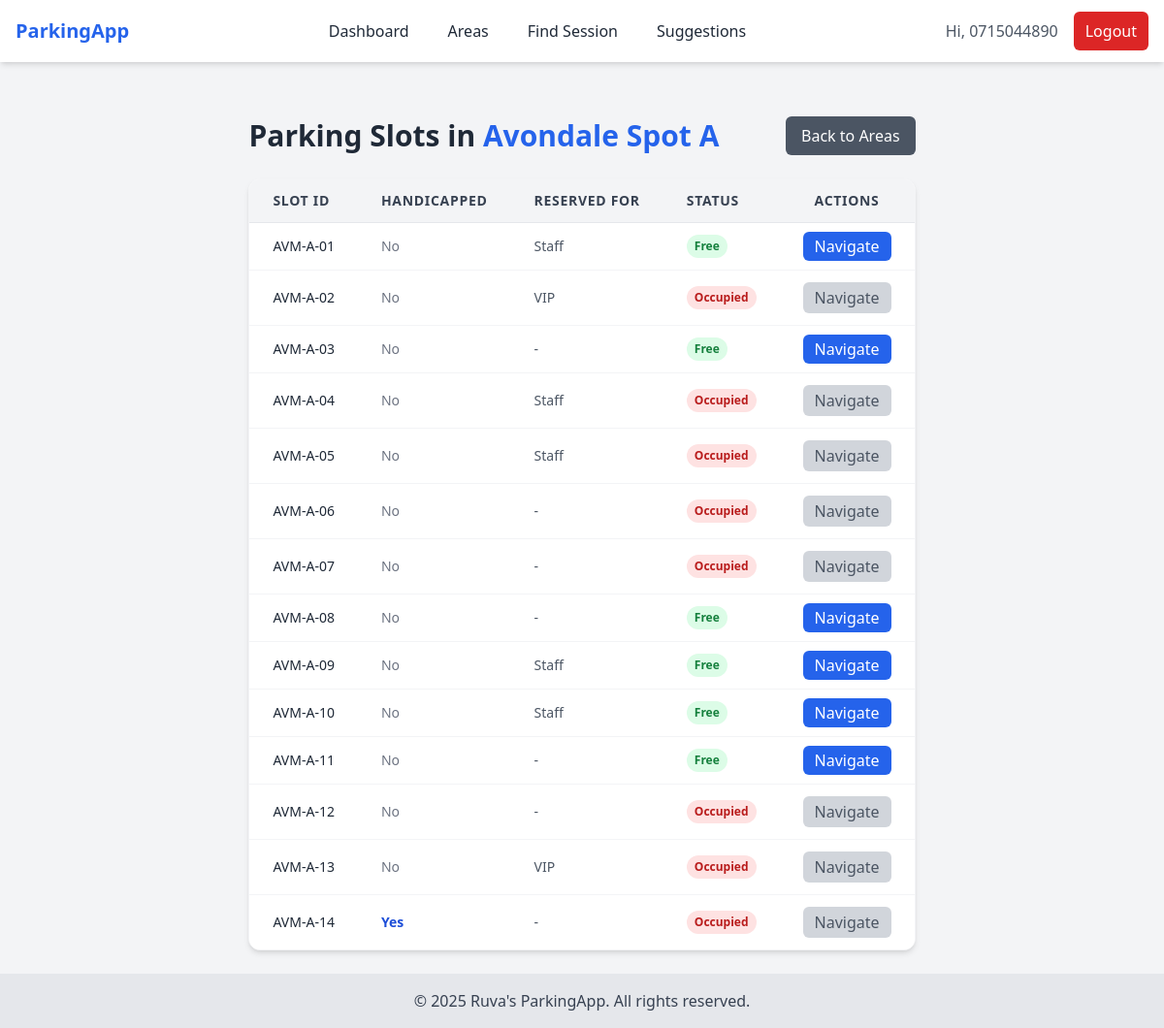
Page /areas/63/ (signed in) on the committed database.
### parking/models.py (models this page shows, shortened)
class UserProfile(models.Model):
    phone_number = models.CharField(max_length=20, unique=True)
    name = models.CharField(max_length=100, blank=True, null=True)
    created_at = models.DateTimeField(auto_now_add=True)

class ParkingArea(models.Model):
    name = models.CharField(max_length=100, unique=True, verbose_name="Area Name")
    total_capacity = models.IntegerField(default=0)
    area_type = models.CharField(
        max_length=50,
        choices=[('street','Street'), ('garage','Garage'), ('lot','Lot')]
    )
    boundary = models.JSONField(blank=True, null=True, help_text="List of coordinates defining area boundary")
    occupied_count = models.IntegerField(default=0)
    class Meta:
        verbose_name = "Parking Area"
        verbose_name_plural = "Parking Areas"

class ParkingSlot(models.Model):
    slot_id = models.CharField(max_length=20, verbose_name="Slot ID")
    area = models.ForeignKey(ParkingArea, on_delete=models.CASCADE, related_name='slots')
    level = models.ForeignKey(GarageLevel, on_delete=models.CASCADE, related_name='slots', null=True, blank=True)
    latitude = models.DecimalField(max_digits=9, decimal_places=6, blank=True, null=True)
    longitude = models.DecimalField(max_digits=9, decimal_places=6, blank=True, null=True)
    is_handicapped = models.BooleanField(default=False)
    reserved_for = models.CharField(max_length=50, blank=True, null=True)
    class Meta:
        verbose_name = "Parking Slot"
        verbose_name_plural = "Parking Slots"
        unique_together = ('slot_id', 'area')
    @property
    def latest_status(self):
        return self.statuses.order_by('-timestamp').first()

### parking/views.py (the view)
# urls.py: path('areas/<int:area_id>/', views.parking_area_detail, name='parking_area_detail'),
@login_required_phone
def parking_area_detail(request, area_id):
    area = get_object_or_404(ParkingArea, pk=area_id)
    slots = area.slots.all()
    return render(request, 'parking/parking_area_detail.html', {'area': area, 'slots': slots})

### parking/context_processors.py (called while the page is built)
def current_user(request):
    user_obj = None
    user_id = request.session.get('user_id')
    if user_id:
        try:
            user_obj = UserProfile.objects.get(pk=user_id)
        except UserProfile.DoesNotExist:
            request.session.flush()
    return {'user_obj': user_obj}

### templates/parking/parking_area_detail.html
{% extends "base.html" %}
{% block content %}
<div class="mt-8">
    <div class="flex items-center justify-between mb-6">
        <h1 class="text-3xl font-bold text-gray-800">
            Parking Slots in <span class="text-blue-600">{{ area.name }}</span>
        </h1>
        <a href="{% url 'parking_area_list' %}"
           class="bg-gray-600 text-white px-4 py-2 rounded-md hover:bg-gray-700 transition">
           Back to Areas
        </a>
    </div>
    <div class="overflow-x-auto bg-white rounded-xl shadow-md border border-gray-100">
        <table class="min-w-full divide-y divide-gray-200">
            <thead class="bg-gray-100">
                <tr>
                    <th class="py-3 px-6 text-left text-sm font-semibold text-gray-700 uppercase tracking-wider">Slot ID</th>
                    <th class="py-3 px-6 text-left text-sm font-semibold text-gray-700 uppercase tracking-wider">Handicapped</th>
                    <th class="py-3 px-6 text-left text-sm font-semibold text-gray-700 uppercase tracking-wider">Reserved For</th>
                    <th class="py-3 px-6 text-left text-sm font-semibold text-gray-700 uppercase tracking-wider">Status</th>
                    <th class="py-3 px-6 text-center text-sm font-semibold text-gray-700 uppercase tracking-wider">Actions</th>
                </tr>
            </thead>
            <tbody class="bg-white divide-y divide-gray-100">
                {% for slot in slots %}
                <tr class="hover:bg-gray-50 transition">
                    <td class="py-3 px-6 text-sm font-medium text-gray-800">{{ slot.slot_id }}</td>
                    <td class="py-3 px-6 text-sm text-gray-600">
                        {% if slot.is_handicapped %}
                            <span class="text-blue-700 font-semibold">Yes</span>
                        {% else %}
                            <span class="text-gray-500">No</span>
                        {% endif %}
                    </td>
                    <td class="py-3 px-6 text-sm text-gray-600">
                        {{ slot.reserved_for|default:"-" }}
                    </td>
                    <td class="py-3 px-6 text-sm">
                        {% if slot.latest_status and slot.latest_status.is_occupied %}
                            <span class="inline-flex items-center px-2 py-1 text-xs font-semibold bg-red-100 text-red-700 rounded-full">
                                Occupied
                            </span>
                        {% else %}
                            <span class="inline-flex items-center px-2 py-1 text-xs font-semibold bg-green-100 text-green-700 rounded-full">
                                Free
                            </span>
                        {% endif %}
                    </td>
                    <td class="py-3 px-6 text-center">
                        {% if slot.latest_status and slot.latest_status.is_occupied %}
                            <button disabled class="bg-gray-300 text-gray-600 px-3 py-1 rounded-md cursor-not-allowed">Navigate</button>
                        {% else %}
                            <a href="{% url 'navigate_slot' slot.id %}"
                               class="bg-blue-600 text-white px-3 py-1 rounded-md hover:bg-blue-700 transition">
                                Navigate
                            </a>
                        {% endif %}
                    </td>
                </tr>
                {% empty %}
                <tr>
                    <td colspan="5" class="text-center py-6 text-gray-500">
                        No parking slots available in this area.
                    </td>
                </tr>
                {% endfor %}
            </tbody>
        </table>
    </div>
</div>
{% endblock %}

### templates/base.html (shortened to what this page needs)
<!DOCTYPE html>
<html lang="en">
<head>
    <script src="https://cdn.tailwindcss.com"></script>
</head>
<body class="bg-gray-100 text-gray-800 flex flex-col min-h-screen">
<nav class="bg-white shadow-md">
    <div class="max-w-7xl mx-auto px-4">
        <div class="flex justify-between h-16 items-center">
            <div class="flex-shrink-0">
                <a href="{% url 'index' %}" class="text-xl font-bold text-blue-600">ParkingApp</a>
            </div>
            <div class="hidden md:flex space-x-4 items-center">
                <a href="{% url 'index' %}" class="px-3 py-2 rounded-md hover:bg-gray-200">Dashboard</a>
                <a href="{% url 'parking_area_list' %}" class="px-3 py-2 rounded-md hover:bg-gray-200">Areas</a>
                <a href="{% url 'find_by_phone' %}" class="px-3 py-2 rounded-md hover:bg-gray-200">Find Session</a>
                <a href="{% url 'suggestion_box' %}" class="px-3 py-2 rounded-md hover:bg-gray-200">Suggestions</a>
            </div>
            <div class="flex items-center space-x-4">
                {% if user_obj %}
                    <span class="text-gray-600">Hi, {{ user_obj.phone_number }}</span>
                    <a href="{% url 'logout' %}" class="px-3 py-2 bg-red-600 text-white rounded-md hover:bg-red-700">Logout</a>
                {% else %}
                    <a href="{% url 'login_with_phone' %}" class="px-3 py-2 bg-blue-600 text-white rounded-md hover:bg-blue-700">Login</a>
                {% endif %}
            </div>
        </div>
    </div>
</nav>
<main class="flex-1 max-w-7xl mx-auto px-4 py-6">
    {% block content %}{% endblock %}
</main>
<footer class="bg-gray-200 text-gray-700 py-4 text-center mt-auto">
    &copy; {% now "Y" %} Ruva's ParkingApp. All rights reserved.
</footer>
</body>
</html>

### rows in the picture
UserProfile: phone_number "0715044890"
ParkingArea: name "Avondale Spot A"
ParkingSlot: slot_id "AVM-A-01", is_handicapped "No", reserved_for "Staff", shows "Free", shows "Navigate"
ParkingSlot: slot_id "AVM-A-02", is_handicapped "No", reserved_for "VIP", shows "Occupied", shows "Navigate"
ParkingSlot: slot_id "AVM-A-03", is_handicapped "No", reserved_for "-", shows "Free", shows "Navigate"
ParkingSlot: slot_id "AVM-A-04", is_handicapped "No", reserved_for "Staff", shows "Occupied", shows "Navigate"
ParkingSlot: slot_id "AVM-A-05", is_handicapped "No", reserved_for "Staff", shows "Occupied", shows "Navigate"
ParkingSlot: slot_id "AVM-A-06", is_handicapped "No", reserved_for "-", shows "Occupied", shows "Navigate"
ParkingSlot: slot_id "AVM-A-07", is_handicapped "No", reserved_for "-", shows "Occupied", shows "Navigate"
ParkingSlot: slot_id "AVM-A-08", is_handicapped "No", reserved_for "-", shows "Free", shows "Navigate"
ParkingSlot: slot_id "AVM-A-09", is_handicapped "No", reserved_for "Staff", shows "Free", shows "Navigate"
ParkingSlot: slot_id "AVM-A-10", is_handicapped "No", reserved_for "Staff", shows "Free", shows "Navigate"
ParkingSlot: slot_id "AVM-A-11", is_handicapped "No", reserved_for "-", shows "Free", shows "Navigate"
ParkingSlot: slot_id "AVM-A-12", is_handicapped "No", reserved_for "-", shows "Occupied", shows "Navigate"
ParkingSlot: slot_id "AVM-A-13", is_handicapped "No", reserved_for "VIP", shows "Occupied", shows "Navigate"
ParkingSlot: slot_id "AVM-A-14", is_handicapped "Yes", reserved_for "-", shows "Occupied", shows "Navigate"
